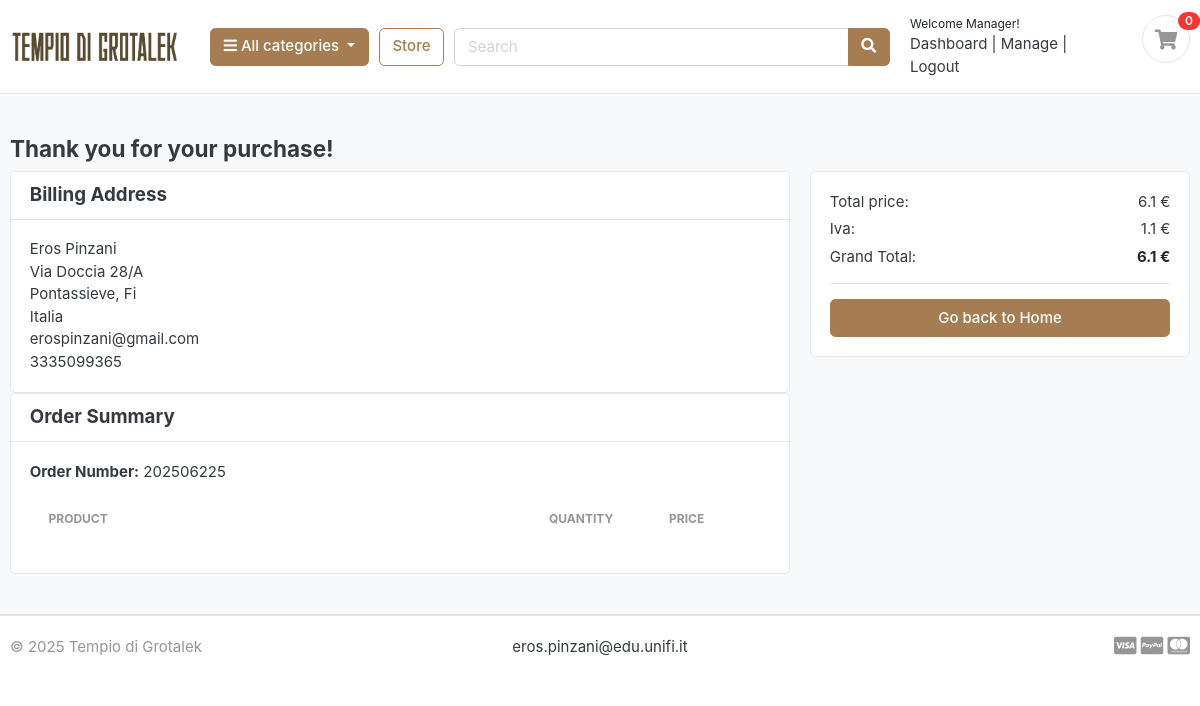
Screenshot of /orders/order_complete/ (signed in) with the database file from the repository.
### Accounts/models.py (models this page shows, shortened)
class Account(AbstractBaseUser):
    first_name = models.CharField(max_length=50)
    last_name = models.CharField(max_length=50)
    username = models.CharField(max_length=50, unique=True)
    email = models.EmailField(max_length=100, unique=True)
    phone_number = models.CharField(max_length=50)
    date_joined = models.DateTimeField(auto_now_add=True)
    last_login = models.DateTimeField(auto_now_add=True)
    is_admin = models.BooleanField(default=False)
    is_staff = models.BooleanField(default=False)
    is_active = models.BooleanField(default=False)
    is_superadmin = models.BooleanField(default=False)
    is_manager = models.BooleanField(default=False)  # True se utente è manager
    USERNAME_FIELD = 'email'
    REQUIRED_FIELDS = ['username', 'first_name', 'last_name']
    objects = MyAccountManager()

### Orders/models.py (models this page shows, shortened)
class Order(models.Model):
    STATUS = (
        ('New', 'New'),
        ('Accepted', 'Accepted'),
        ('Completed', 'Completed'),
        ('Cancelled', 'Cancelled'),
    )
    user = models.ForeignKey(Account, on_delete=models.SET_NULL, null=True)
    order_number = models.CharField(max_length=20)
    first_name = models.CharField(max_length=50)
    last_name = models.CharField(max_length=50)
    phone = models.CharField(max_length=15)
    email = models.EmailField(max_length=50)
    address_line_1 = models.CharField(max_length=50)
    address_line_2 = models.CharField(max_length=50, blank=True)
    country = models.CharField(max_length=50)
    state = models.CharField(max_length=50)
    city = models.CharField(max_length=50)
    order_note = models.CharField(max_length=100, blank=True)
    order_total = models.FloatField()
    tax = models.FloatField()
    status = models.CharField(max_length=10, choices=STATUS, default='New')
    ip = models.CharField(max_length=20, blank=True)
    is_ordered = models.BooleanField(default=False)
    created_at = models.DateTimeField(auto_now_add=True)
    updated_at = models.DateTimeField(auto_now=True)

### Orders/views.py (the view)
# urls.py: path('order_complete/', views.order_complete, name='order_complete'),
def order_complete(request):
    order = Order.objects.filter(user=request.user, is_ordered=True).order_by('-created_at').first()
    if not order:
        return redirect('store')
    order_products = OrderProduct.objects.filter(order=order)
    context = {
        'order': order,
        'order_products': order_products,
        'total': order.order_total,
        'tax': order.tax,
        'grand_total': order.order_total,
    }
    return render(request, 'orders/order_complete.html', context)

### Carts/context_processors.py (called while the page is built)
def counter(request):
    cart_count = 0
    if 'admin' in request.path:
        return {}
    else:
        try:
            cart = Cart.objects.filter(cart_id=_cart_id(request))
            if request.user.is_authenticated:
                cart_items = CartItem.objects.all().filter(user=request.user)
            else:
                cart_items = CartItem.objects.all().filter(cart=cart[:1])
            for cart_item in cart_items:
                cart_count += cart_item.quantity
        except Cart.DoesNotExist:
            cart_count = 0
    return dict(cart_count=cart_count)

### Carts/views.py (called while the page is built)
def _cart_id(request):
    cart = request.session.session_key
    if not cart:
        cart = request.session.create()
    return cart

### Category/context_processors.py (called while the page is built)
def menu_links(request):
    links = Category.objects.all()
    return dict(links=links)

### Category/models.py (called while the page is built)
    def get_url(self):
        return reverse('products_by_category', args=[self.slug])

### templates/orders/order_complete.html (shortened to what this page needs)
{% extends 'base.html' %}
{% load static %}
{% block content %}
    <section class="section-content padding-y bg">
        <div class="container">
            <h4 class="mb-10">Thank you for your purchase!</h4>
            <div class="row">
                <aside class="col-lg-8">
                    <div class="card">
                        <h5 class="card-header">Billing Address</h5>
                        <div class="card-body">
                            <p class="card-text mb-0">{{ order.first_name }} {{ order.last_name }}</p>
                            <p class="card-text mb-0">{{ order.address_line_1 }} {{ order.address_line_2 }}</p>
                            <p class="card-text mb-0">{{ order.city }}, {{ order.state }}</p>
                            <p class="card-text mb-0">{{ order.country }}</p>
                            <p class="card-text mb-0">{{ order.email }}</p>
                            <p class="card-text mb-0">{{ order.phone }}</p>
                        </div>
                    </div>
                    <div class="card">
                        <h5 class="card-header">Order Summary</h5>
                        <div class="card-body">
                            <p><strong>Order Number:</strong> {{ order.order_number }}</p>
                            <table class="table table-borderless table-shopping-cart">
                                <thead class="text-muted">
                                <tr class="small text-uppercase">
                                    <th scope="col">Product</th>
                                    <th scope="col" width="120">Quantity</th>
                                    <th scope="col" width="120">Price</th>
                                </tr>
                                </thead>
                            </table>
                        </div>
                    </div>
                </aside>
                <aside class="col-lg-4">
                    <div class="card">
                        <div class="card-body">
                            <dl class="dlist-align">
                                <dt>Total price:</dt>
                                <dd class="text-right">{{ total }} €</dd>
                            </dl>
                            <dl class="dlist-align">
                                <dt>Iva:</dt>
                                <dd class="text-right">{{ tax }} €</dd>
                            </dl>
                            <dl class="dlist-align">
                                <dt>Grand Total:</dt>
                                <dd class="text-right text-dark b"><strong>{{ grand_total }} €</strong></dd>
                            </dl>
                            <hr>
                            <a href="{% url 'home' %}" class="btn btn-primary btn-block"> Go back to Home </a>
                        </div>
                    </div>
                </aside>
            </div>
        </div>
    </section>
{% endblock %}

### templates/includes/navbar.html (shortened to what this page needs)
{% load static %}
<header class="section-header">
    <section class="header-main border-bottom navbar-texture">
        <div class="container">
            <div class="row align-items-center">
                <div class="col-lg-2 col-md-3 col-6">
                    <a href="{% url 'home' %}" class="brand-wrap">
                        <img class="logo" src="{% static '/images/Tempio_di_Grotalek.png' %}" alt="Logo">
                    </a>
                </div>
                <div class="col-lg col-sm col-md col-6 flex-grow-0">
                    <div class="category-wrap dropdown d-inline-block float-right">
                        <button type="button" class="btn btn-primary dropdown-toggle" data-toggle="dropdown">
                            <i class="fa fa-bars"></i> All categories
                        </button>
                    </div>
                </div>
                <a href="{% url 'store' %}" class="btn btn-outline-primary">Store</a>
                <div class="col-lg  col-md-6 col-sm-12 col">
                    <form action="{% url 'search' %}" class="search" method='GET'>
                        <div class="input-group w-100">
                            <input type="text" class="form-control" style="width:60%;" placeholder="Search"
                                   name="keyword">
                            <div class="input-group-append">
                                <button class="btn btn-primary" type="submit">
                                    <i class="fa fa-search"></i>
                                </button>
                            </div>
                        </div>
                    </form>
                </div>
                <div class="col-lg-3 col-sm-6 col-8 order-2 order-lg-3">
                    <div class="d-flex justify-content-end mb-3 mb-lg-0">
                        {% if user.id is None %}
                            <div class="widget-header">
                                <small class="title text-dark">Welcome guest!</small>
                                <div>
                                    <a href="{% url 'login' %}">Sign in</a> <span class="dark-transp"> | </span>
                                    <a href="{% url 'register' %}"> Register</a>
                                </div>
                            </div>
                        {% else %}
                            <div class="widget-header">
                                <small class="title text-dark">Welcome {{ user.first_name }}!</small>
                                <div>
                                    <a href="{% url 'dashboard' %}">Dashboard</a> <span class="dark-transp"> | </span>
                                    {% if user.is_manager %}
                                        <a href="{% url 'manager_dashboard' %}">Manage</a> <span class="dark-transp"> | </span>
                                    {% endif %}
                                    <a href="{% url 'logout' %}"> Logout</a>
                                </div>
                            </div>
                        {% endif %}
                        <a href="{% url 'cart' %}" class="widget-header pl-3 ml-3">
                            <div class="icon icon-sm rounded-circle border"><i class="fa fa-shopping-cart"></i></div>
                            <span class="badge badge-pill badge-danger notify">{{ cart_count }}</span>
                        </a>
                    </div>
                </div>
            </div>
        </div>
    </section>
</header>

### Ecommerce/static/css/ui.css (style rules this page uses)
html { font-family: "Inter", sans-serif; font-size: 15px; }
.icon-xs, .icon-sm, .icon-md, .icon-lg { display: inline-block; text-align: center; flex-shrink: 0; flex-grow: 0; }
.icon-sm { width: 48px; height: 48px; line-height: 48px !important; font-size: 20px; }
.padding-y { padding-top: 40px; padding-bottom: 40px; }
.bg { background-color: #f8f9fa; }
.b { font-weight: 600; }
p:last-child { margin-bottom: 0; }
.header-main { position: relative; padding-top: 1rem; padding-bottom: 1rem; }
.brand-wrap .logo, .navbar-brand .logo { margin-right: 7px; max-height: 42px; display: inline-block; }
.widget-header { display: inline-block; vertical-align: middle; position: relative; }
.widget-header a { color: #343a40; }
.widget-header i { color: #969696; }
.widget-header .title { display: block; }
.widget-header .notify { position: absolute; top: -3px; right: -10px; }
[class*=dlist-] { margin-bottom: 5px; }
[class*=dlist-] dd { margin-bottom: 0; }
.dlist-align { display: flex; }
.dlist-align dt { width: 150px; word-wrap: break-word; font-weight: normal; }
.dlist-align dd { flex-grow: 1; }
.notify { position: absolute; top: -4px; right: -10px; display: inline-block; padding: 0.25em 0.6em; font-size: 12px; line-height: 1; text-align: center; border-radius: 3rem; color: #fff; background-color: #fa3434; }
.table-shopping-cart.table td, .table-shopping-cart.table th { padding-left: 1.25rem; padding-right: 1.25rem; }
.navbar-texture, .footer-texture { background-image: url('../images/navbar-bg.png'); background-size: cover; background-repeat: repeat; }

### rows the page displays
Account: first_name "Manager"
Order: first_name "Eros", last_name "Pinzani", address_line_1 "Via Doccia 28/A", city "Pontassieve", state "Fi", country "Italia", email "erospinzani@gmail.com", phone "3335099365", order_number "202506225", order_total "6.1", tax "1.1"

### other values shown
{{ cart_count }} "0"
